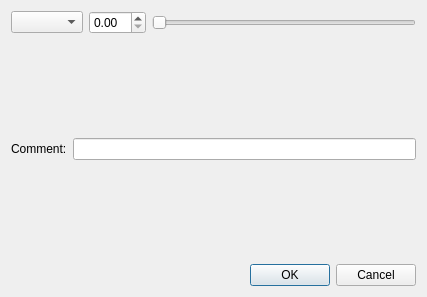
<?xml version="1.0" encoding="UTF-8"?>
<ui version="4.0">
 <class>RemoveDialog</class>
 <widget class="QDialog" name="RemoveDialog">
  <property name="geometry">
   <rect>
    <x>0</x>
    <y>0</y>
    <width>427</width>
    <height>297</height>
   </rect>
  </property>
  <property name="windowTitle">
   <string>Dialog</string>
  </property>
  <layout class="QGridLayout" name="gridLayout">
   <item row="0" column="0">
    <layout class="QVBoxLayout" name="verticalLayout">
     <item>
      <layout class="QHBoxLayout" name="horizontalLayout_2">
       <item>
        <widget class="QComboBox" name="comboBox"/>
       </item>
       <item>
        <widget class="QDoubleSpinBox" name="doubleSpinBox"/>
       </item>
       <item>
        <widget class="QSlider" name="horizontalSlider">
         <property name="orientation">
          <enum>Qt::Orientation::Horizontal</enum>
         </property>
        </widget>
       </item>
      </layout>
     </item>
     <item>
      <spacer name="verticalSpacer_2">
       <property name="orientation">
        <enum>Qt::Orientation::Vertical</enum>
       </property>
       <property name="sizeHint" stdset="0">
        <size>
         <width>20</width>
         <height>40</height>
        </size>
       </property>
      </spacer>
     </item>
     <item>
      <layout class="QHBoxLayout" name="horizontalLayout">
       <item>
        <widget class="QLabel" name="label">
         <property name="text">
          <string>Comment:</string>
         </property>
        </widget>
       </item>
       <item>
        <widget class="QLineEdit" name="cmntLine">
         <property name="maxLength">
          <number>100</number>
         </property>
        </widget>
       </item>
      </layout>
     </item>
     <item>
      <spacer name="verticalSpacer">
       <property name="orientation">
        <enum>Qt::Orientation::Vertical</enum>
       </property>
       <property name="sizeHint" stdset="0">
        <size>
         <width>20</width>
         <height>40</height>
        </size>
       </property>
      </spacer>
     </item>
    </layout>
   </item>
   <item row="1" column="0">
    <widget class="QDialogButtonBox" name="buttonBox">
     <property name="orientation">
      <enum>Qt::Orientation::Horizontal</enum>
     </property>
     <property name="standardButtons">
      <set>QDialogButtonBox::StandardButton::Cancel|QDialogButtonBox::StandardButton::Ok</set>
     </property>
    </widget>
   </item>
  </layout>
 </widget>
 <resources/>
 <connections>
  <connection>
   <sender>buttonBox</sender>
   <signal>accepted()</signal>
   <receiver>RemoveDialog</receiver>
   <slot>accept()</slot>
   <hints>
    <hint type="sourcelabel">
     <x>227</x>
     <y>277</y>
    </hint>
    <hint type="destinationlabel">
     <x>157</x>
     <y>274</y>
    </hint>
   </hints>
  </connection>
  <connection>
   <sender>buttonBox</sender>
   <signal>rejected()</signal>
   <receiver>RemoveDialog</receiver>
   <slot>reject()</slot>
   <hints>
    <hint type="sourcelabel">
     <x>295</x>
     <y>283</y>
    </hint>
    <hint type="destinationlabel">
     <x>286</x>
     <y>274</y>
    </hint>
   </hints>
  </connection>
 </connections>
</ui>
